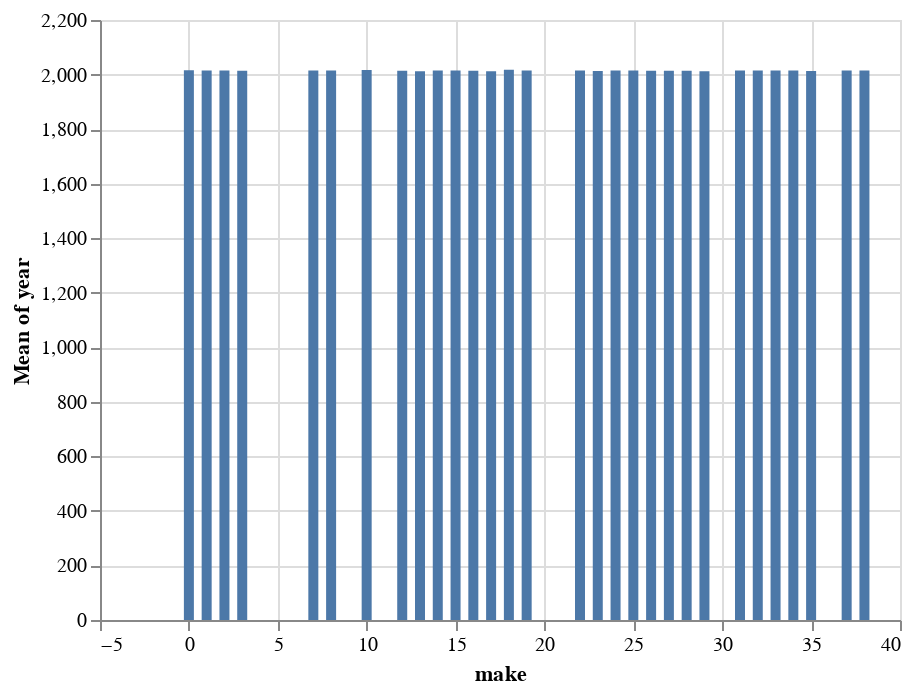

The notebook cell this image was saved under:
### Code cell
alt.Chart(df[:5000]).mark_bar().encode(
    x='make',
    y='mean(year)',
)

### Figure 1 — Vega-Lite specification as saved in the notebook (floating-point values rounded to 4 significant figures; data arrays with more than 128 entries replaced by an {"elided": "..."} marker saying what was removed)
{"config": {"view": {"continuousWidth": 400, "continuousHeight": 300}}, "data": {"name": "data-b062d0fc4871dd112f9b6e6de4c963d9"}, "mark": "bar", "encoding": {"x": {"field": "make", "type": "quantitative"}, "y": {"aggregate": "mean", "field": "year", "type": "quantitative"}}, "$schema": "https://vega.github.io/schema/vega-lite/v4.17.0.json", "datasets": {"data-b062d0fc4871dd112f9b6e6de4c963d9": {"elided": "5000 records"}}}
